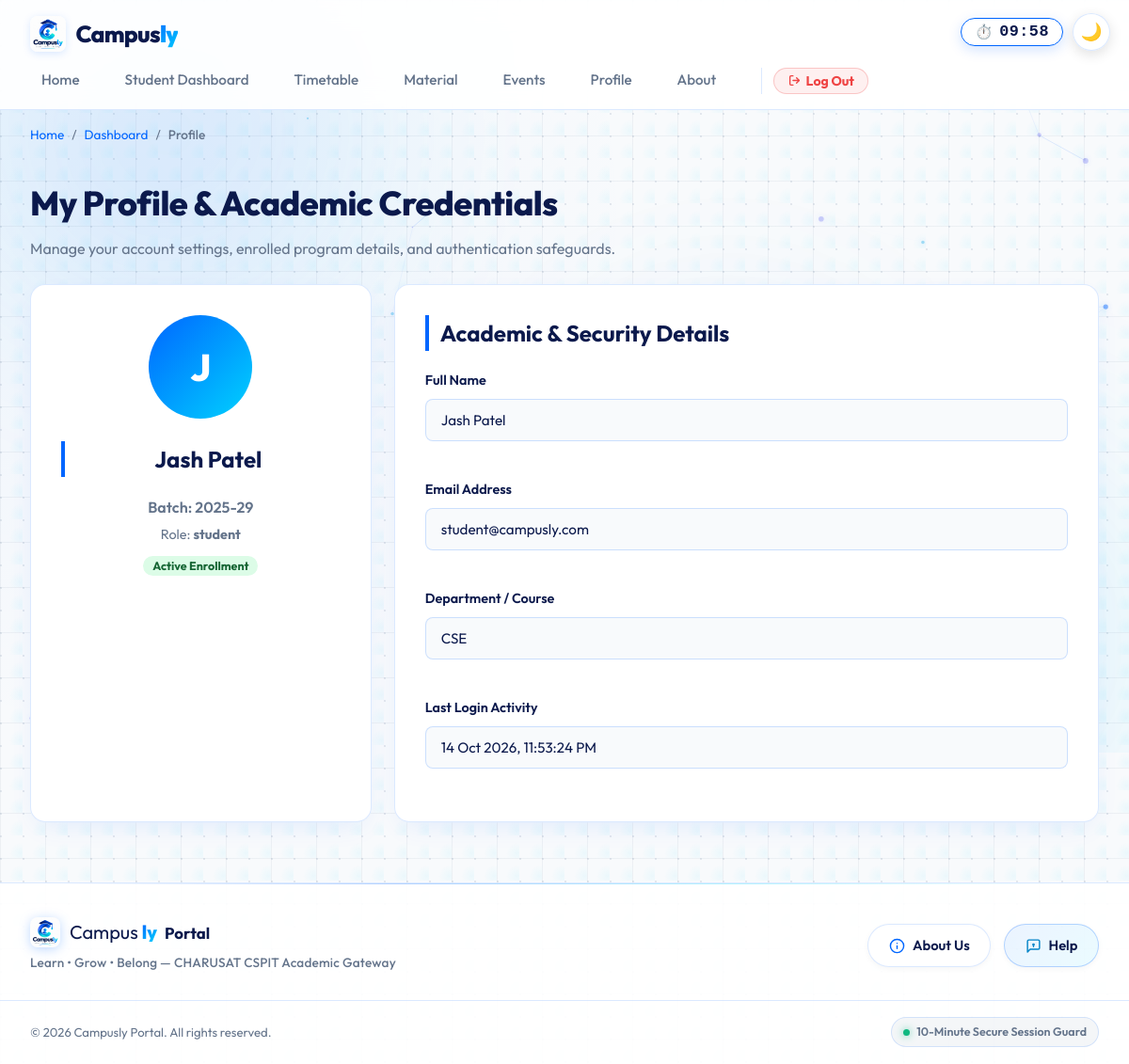
Screenshot of /profile.php (signed in) with the database file from the repository.
### tables this page shows
CREATE TABLE users (
    user_id INT AUTO_INCREMENT PRIMARY KEY,
    name VARCHAR(100) NOT NULL,
    email VARCHAR(100) NOT NULL UNIQUE,
    password_hash VARCHAR(255) NOT NULL,
    role ENUM('admin', 'student') NOT NULL DEFAULT 'student',
    status ENUM('Active', 'Inactive') NOT NULL DEFAULT 'Active',
    last_login DATETIME NULL,
    remember_token_hash VARCHAR(64) NULL,
    remember_token_expires DATETIME NULL,
    created_at TIMESTAMP DEFAULT CURRENT_TIMESTAMP,
    student_id INT NULL,
    CONSTRAINT fk_users_students FOREIGN KEY (student_id) REFERENCES students(student_id) ON DELETE SET NULL ON UPDATE CASCADE
);

CREATE TABLE students (
    student_id INT AUTO_INCREMENT PRIMARY KEY,
    name VARCHAR(100) NOT NULL,
    email VARCHAR(100) NOT NULL UNIQUE,
    course VARCHAR(100) NOT NULL,
    status ENUM('Active', 'Inactive') NOT NULL DEFAULT 'Active'
);

### profile.php (the view, shortened to what this page needs)
<?php
require_once __DIR__ . '/auth.php';
$stmt = $pdo->prepare("SELECT u.user_id, u.name, u.email, u.role, u.student_id, u.last_login, s.course
                       FROM users u
                       LEFT JOIN students s ON u.student_id = s.student_id
                       WHERE u.user_id = :uid LIMIT 1");
$stmt->execute([':uid' => $_SESSION['user_id']]);
$user = $stmt->fetch();
$userEmail = $user['email'] ?? $_SESSION['user_email'];
$userCourse = $user['course'] ?? 'Computer Science & Engineering (CSE)';
$lastLogin = !empty($user['last_login'])
    ? date('d M Y, h:i:s A', strtotime($user['last_login']))
    : 'Active Session';
require_once __DIR__ . '/includes/header.php';
?>
  <nav class="breadcrumbs-nav" aria-label="Breadcrumb">
    <ol class="breadcrumbs">
      <li><a href="index.php">Home</a></li>
      <li><a href="dashboard.php">Dashboard</a></li>
      <li aria-current="page">Profile</li>
    </ol>
  </nav>
  <main id="main-content">
    <h1>My Profile & Academic Credentials</h1>
    <p>Manage your account settings, enrolled program details, and authentication safeguards.</p>
    <div class="grid-cols-3">
      <section class="panel" style="text-align: center;">
        <div style="width: 110px; height: 110px; border-radius: 50%; background: linear-gradient(135deg, var(--primary), var(--accent)); margin: 0 auto 1.5rem; display: flex; align-items: center; justify-content: center; color: #fff; font-size: 2.5rem; font-weight: 800;">
          <?= strtoupper(substr($userName, 0, 1)) ?>
        </div>
        <h2><?= htmlspecialchars($userName) ?></h2>
        <p style="margin-bottom: 0.25rem; font-weight: 600; color: #64748b;">Batch: 2025-29</p>
        <p style="margin-bottom: 0.5rem; font-size: 0.9rem; color: #64748b;">Role: <strong><?= htmlspecialchars($userRole) ?></strong></p>
        <span style="background: #dcfce7; color: #166534; font-size: 0.78rem; font-weight: 700; padding: 3px 10px; border-radius: 9999px;">
          Active Enrollment
        </span>
      </section>
      <section class="panel" style="grid-column: span 2;">
        <h2>Academic & Security Details</h2>
        <div style="display: flex; flex-direction: column; gap: 1rem; margin-top: 1rem;">
          <div class="form-group">
            <label>Full Name</label>
            <input type="text" value="<?= htmlspecialchars($userName) ?>" readonly style="background: #f8fafc;">
          </div>
          <div class="form-group">
            <label>Email Address</label>
            <input type="email" value="<?= htmlspecialchars($userEmail) ?>" readonly style="background: #f8fafc;">
          </div>
          <div class="form-group">
            <label>Department / Course</label>
            <input type="text" value="<?= htmlspecialchars($userCourse) ?>" readonly style="background: #f8fafc;">
          </div>
          <div class="form-group">
            <label>Last Login Activity</label>
            <input type="text" value="<?= htmlspecialchars($lastLogin) ?>" readonly style="background: #f8fafc;">
          </div>
        </div>
      </section>
    </div>
  </main>
<?php require_once __DIR__ . '/includes/footer.php'; ?>

### css/styles.css (style rules this page uses)
:root { --bg-color: #f8fafc; --bg-grid-line: rgba(148, 163, 184, 0.12); --bg-dot: rgba(148, 163, 184, 0.22); --bg-gradient: radial-gradient(circle at 10% 20%, rgba(0, 102, 255, 0.04) 0%, transparent 40%), radial-gradient(circle at 90% 80%, rgba(0, 210, 255, 0.05) 0%, transparent 40%); --panel-bg: rgba(255, 255, 255, 0.98); --panel-border: rgba(0, 102, 255, 0.14); --header-bg: rgba(255, 255, 255, 0.92); --input-bg: #ffffff; --input-border: rgba(0, 102, 255, 0.18); --table-th-bg: rgba(0, 102, 255, 0.06); --brand-navy: #0b194c; --brand-navy-light: #162456; --primary: #0066ff; --primary-hover: #0052cc; --accent: #00d2fe; --accent-dark: #0099cc; --accent-hover: #38bdf8; --brand-gradient: linear-gradient(135deg, #0b194c 0%, #0066ff 50%, #00d2fe 100%); --brand-gradient-text: linear-gradient(135deg, #0066ff 0%, #00d2fe 100%); --text-main: #0b194c; --text-body: #1e293b; --text-muted: #64748b; --focus-outline: #0066ff; --card-shadow: 0 10px 30px -10px rgba(0, 102, 255, 0.12); --card-shadow-hover: 0 16px 36px -10px rgba(0, 102, 255, 0.22); --error: #dc2626; --success: #16a34a; --warning: #f59e0b; --radius: 16px; --transition: all 0.3s cubic-bezier(0.4, 0, 0.2, 1); }
*, *::before, *::after { box-sizing: border-box; margin: 0; padding: 0; }
body { font-family: 'Outfit', -apple-system, BlinkMacSystemFont, "Segoe UI", Roboto, sans-serif; background-color: var(--bg-color); background-image: radial-gradient(circle at 1px 1px, var(--bg-dot) 1.2px, transparent 0), linear-gradient(to right, var(--bg-grid-line) 1px, transparent 1px), linear-gradient(to bottom, var(--bg-grid-line) 1px, transparent 1px), var(--bg-gradient); background-size: 24px 24px, 48px 48px, 48px 48px, 100% 100%; background-attachment: fixed; color: var(--text-main); min-height: 100vh; line-height: 1.6; display: flex; flex-direction: column; overflow-x: hidden; position: relative; transition: background-color 0.3s ease, color 0.3s ease; }
header, main, footer, .top-corner-controls, .breadcrumbs-nav, .skip-link { position: relative; z-index: 2; }
.breadcrumbs-nav { max-width: 1200px; width: 100%; margin: 1rem auto 0; padding: 0 2rem; }
.breadcrumbs { display: flex; list-style: none; gap: 0.5rem; font-size: 0.85rem; color: var(--text-muted); }
.breadcrumbs li:not(:last-child)::after { content: "/"; margin-left: 0.5rem; }
.breadcrumbs a { color: var(--primary); text-decoration: none; }
.breadcrumbs li[aria-current="page"] { color: var(--text-muted); font-weight: 500; }
main { max-width: 1200px; width: 100%; margin: 0 auto; padding: 2rem; flex: 1; }
h1 { font-size: 2.25rem; font-weight: 800; margin-bottom: 0.5rem; letter-spacing: -0.5px; }
h2 { font-size: 1.5rem; font-weight: 700; margin-bottom: 1.25rem; color: var(--text-main); border-left: 4px solid var(--primary); padding-left: 0.75rem; }
p { color: var(--text-muted); margin-bottom: 1.5rem; }
.grid-cols-3 { display: grid; grid-template-columns: repeat(3, 1fr); gap: 1.5rem; }
.panel { background: var(--panel-bg); border: 1px solid var(--panel-border); box-shadow: var(--card-shadow); backdrop-filter: blur(16px); -webkit-backdrop-filter: blur(16px); border-radius: var(--radius); padding: 2rem; margin-bottom: 2rem; position: relative; }
.form-group { margin-bottom: 1.5rem; display: flex; flex-direction: column; }
label { font-weight: 600; font-size: 0.9rem; margin-bottom: 0.5rem; color: var(--text-main); }
input[type="text"], input[type="email"], input[type="password"], input[type="date"], select, textarea { width: 100%; padding: 0.75rem 1rem; background: var(--input-bg); border: 1px solid var(--input-border); border-radius: 8px; color: var(--text-main); font-family: inherit; font-size: 0.95rem; transition: var(--transition); }

### rows the page displays
users: email "student@campusly.com", student.course "CSE", last_login "14 Oct 2026, 11:53:24 PM"

### other values shown
substr($userName, 0, 1) "J"
$userName "Jash Patel"
$userRole "student"
